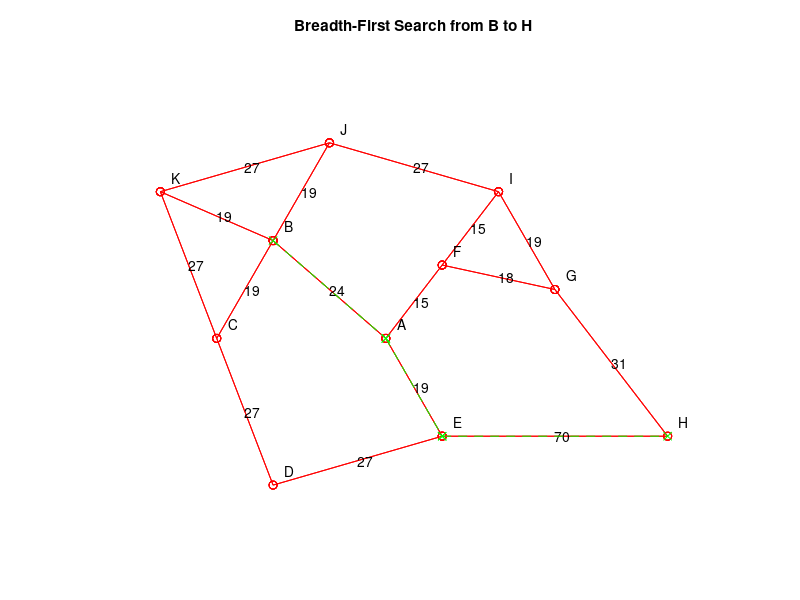

This chart was generated by the following MATLAB code:
% Breadth-first graph search
function grBFS
    [A coord] = makeGraph; % call script to make the graph:
    gplot(A, coord, 'ro-')
    hold on
    for index = 1:length(coord)
        str = char('A' + index - 1);
        text(coord(index,1) + 0.2, ...
            coord(index,2) + 0.3, str);
    end
	showCosts(coord, A);
    axis([0 11 0 10]); axis off; hold on
    start = 2
    target = 8
    q = qEnq([], start);
    while ~isempty(q)
        [q current] = qDeq(q);
        if current(end) == target % success exit
            D = sparse([0]);
            for ans = 1:length(current)-1
                D(current(ans), current(ans+1)) = 1;
            end
            gplot(D, coord, 'gx--')
			title('Breadth-First Search from B to H')
            return; % exit the function
        end % if current == target
        thisNode = current(end);
        children = find(A(thisNode,:) ~= 0);
        for thisChild = children
            if ~any(thisChild == current)
                q = qEnq(q, [current thisChild]);
            end % if ~any(thisChild == current)
        end % for thisChild = children
    end % while q not empty
    % if we reach here we never found a path
    D = [];
end

function showCosts(co, A)
	n = length(A);
	for r = 1:n
        for c = r+1:n
            if A(r,c) > 0
                str = num2str(A(r,c));
                c1 = co(r,:);
                c2 = co(c,:);
                at = (c1 + c2) ./ 2;
                text(at(1),at(2), str);
            end
        end
    end
end

function [A coord] = makeGraph
    % edge weights
    cost = [24 19 15 19 19 19 27 27 27 70 18 15 31 19 27 27];
    % edge directions
    dir = [2 2 2 2 2 2 2 2 2 2 2 2 2 2 2 2];
    % connectivity
    node = [ 1 2 3 0	% edges from A
        1 4 5 6			% edges from B
        4 7 8 0			% edges from C
        7 9 0 0			% edges from D
        2 9 10 0		% edges from E
        3 11 12 0		% edges from F
        11 13 14 0		% edges from G
        10 13 0 0		% edges from H
        12 14 15 0		% edges from I
        5 15 16 0		% edges from J
        6 8 16 0]		% edges from K
    % coordinates
    coord = [   5 4 	% A
                3 6 	% B
                2 4 	% C
                3 1 	% D
                6 2 	% E
                6 5.5 	% F 
                8 5 	% G
                10 2 	% H
                7 7 	% I
                4 8 	% J
                1 7];	% K
    A = grAdjacency( node, cost, dir );
end

function A = grAdjacency( node, cost, dir )
    % compute an adjacency matrix.
    % it should contain the weight from one
    % node to another (0 if the nodes
    %	are not connected)
    [m cols] = size(node);
    n = length(cost);
    k = 0;
    % iterate across the edges
    %	finding the nodes at each end of the edge
    for is = 1:n
        iv = 0;
        for ir = 1:m
            for ic = 1:cols
                if node(ir, ic) == is
                    iv = iv + 1;
                    if iv > 2
                        error('bad intersection matrix');
                    end
                    ij(iv) = ir;
                end
            end
        end
        if iv ~= 2
            error(sprintf('didn''t find both ends of edge %d', is));
        end
        t = cost(is);
        if dir(is) ~= -1
            k = k + 1;
            ip(k) = ij(1); jp(k) = ij(2); tp(k) = t;
        end
        if dir(is) ~= 1
            k = k + 1;
            ip(k) = ij(2); jp(k) = ij(1); tp(k) = t;
        end
    end
    A = sparse( ip, jp, tp );
end

function q = qEnq(q, data)
    % enqueue onto a queue
    q = [q {data}];
end

function [q ans] = qDeq(q)
    % dequeue
    ans = q{1};
    q = q(2:end);
end
